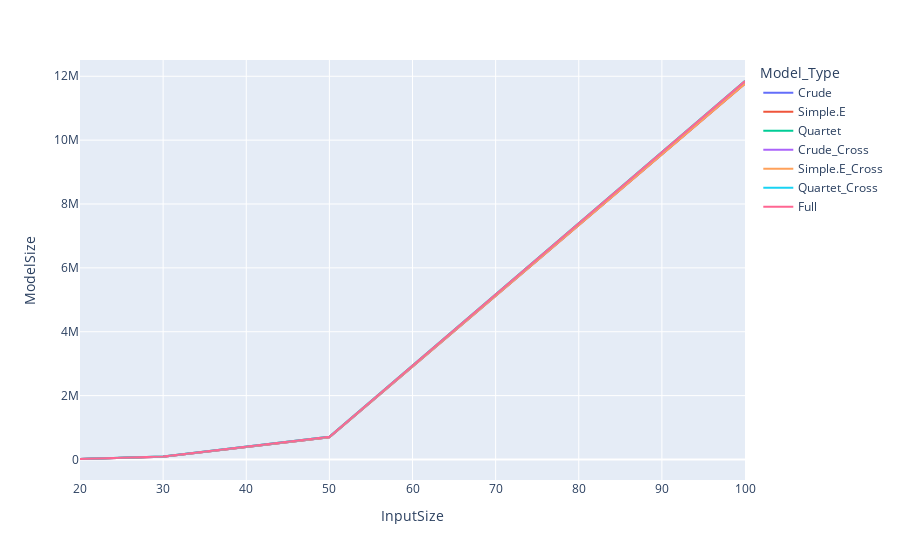

Notebook code cell kept with this figure:
### Code cell
fig = px.line(data_frame= result, x = "InputSize", y = "ModelSize", color= "Model_Type")
fig.show()

### Figure 1 — Plotly figure (JSON) as saved in the notebook; plotly's stock layout.template omitted (floating-point values rounded to 4 significant figures)
{"data": [{"hovertemplate": "Model_Type=Crude<br>InputSize=%{x}<br>ModelSize=%{y}<extra></extra>", "legendgroup": "Crude", "line": {"color": "#636efa", "dash": "solid"}, "mode": "lines", "name": "Crude", "orientation": "v", "showlegend": true, "type": "scatter", "x": [20, 30, 50, 100], "xaxis": "x", "y": [14888, 83006, 693063, 11772434], "yaxis": "y"}, {"hovertemplate": "Model_Type=Simple.E<br>InputSize=%{x}<br>ModelSize=%{y}<extra></extra>", "legendgroup": "Simple.E", "line": {"color": "#EF553B", "dash": "solid"}, "mode": "lines", "name": "Simple.E", "orientation": "v", "showlegend": true, "type": "scatter", "x": [20, 30, 50, 100], "xaxis": "x", "y": [14786, 82741, 692276, 11768926], "yaxis": "y"}, {"hovertemplate": "Model_Type=Quartet<br>InputSize=%{x}<br>ModelSize=%{y}<extra></extra>", "legendgroup": "Quartet", "line": {"color": "#00cc96", "dash": "solid"}, "mode": "lines", "name": "Quartet", "orientation": "v", "showlegend": true, "type": "scatter", "x": [20, 30, 50, 100], "xaxis": "x", "y": [17949, 89997, 712714, 11851735], "yaxis": "y"}, {"hovertemplate": "Model_Type=Crude_Cross<br>InputSize=%{x}<br>ModelSize=%{y}<extra></extra>", "legendgroup": "Crude_Cross", "line": {"color": "#ab63fa", "dash": "solid"}, "mode": "lines", "name": "Crude_Cross", "orientation": "v", "showlegend": true, "type": "scatter", "x": [20, 30, 50, 100], "xaxis": "x", "y": [14888, 83006, 693063, 11772434], "yaxis": "y"}, {"hovertemplate": "Model_Type=Simple.E_Cross<br>InputSize=%{x}<br>ModelSize=%{y}<extra></extra>", "legendgroup": "Simple.E_Cross", "line": {"color": "#FFA15A", "dash": "solid"}, "mode": "lines", "name": "Simple.E_Cross", "orientation": "v", "showlegend": true, "type": "scatter", "x": [20, 30, 50, 100], "xaxis": "x", "y": [14786, 82741, 692276, 11768926], "yaxis": "y"}, {"hovertemplate": "Model_Type=Quartet_Cross<br>InputSize=%{x}<br>ModelSize=%{y}<extra></extra>", "legendgroup": "Quartet_Cross", "line": {"color": "#19d3f3", "dash": "solid"}, "mode": "lines", "name": "Quartet_Cross", "orientation": "v", "showlegend": true, "type": "scatter", "x": [20, 30, 50, 100], "xaxis": "x", "y": [17949, 89997, 712714, 11851735], "yaxis": "y"}, {"hovertemplate": "Model_Type=Full<br>InputSize=%{x}<br>ModelSize=%{y}<extra></extra>", "legendgroup": "Full", "line": {"color": "#FF6692", "dash": "solid"}, "mode": "lines", "name": "Full", "orientation": "v", "showlegend": true, "type": "scatter", "x": [20, 30, 50, 100], "xaxis": "x", "y": [17847, 89732, 711927, 11848227], "yaxis": "y"}], "layout": {"legend": {"title": {"text": "Model_Type"}, "tracegroupgap": 0}, "margin": {"t": 60}, "xaxis": {"anchor": "y", "domain": [0, 1], "title": {"text": "InputSize"}}, "yaxis": {"anchor": "x", "domain": [0, 1], "title": {"text": "ModelSize"}}}}
